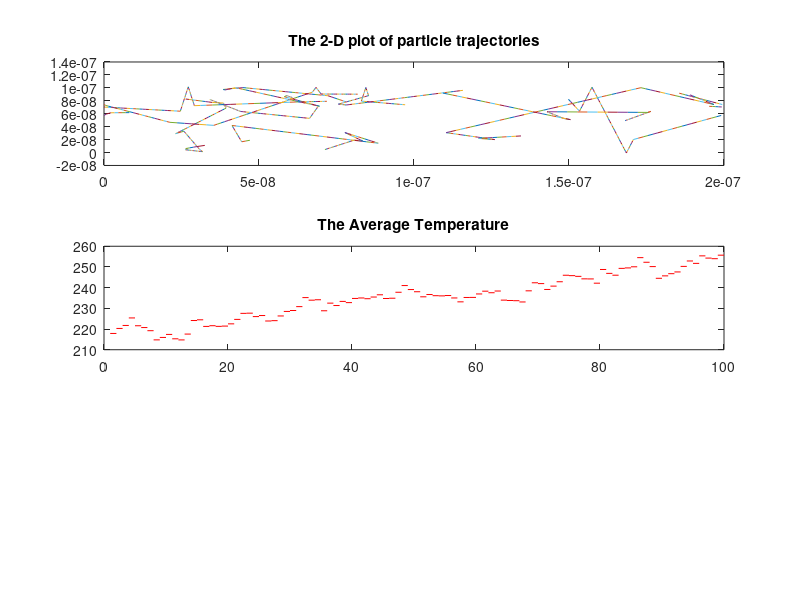
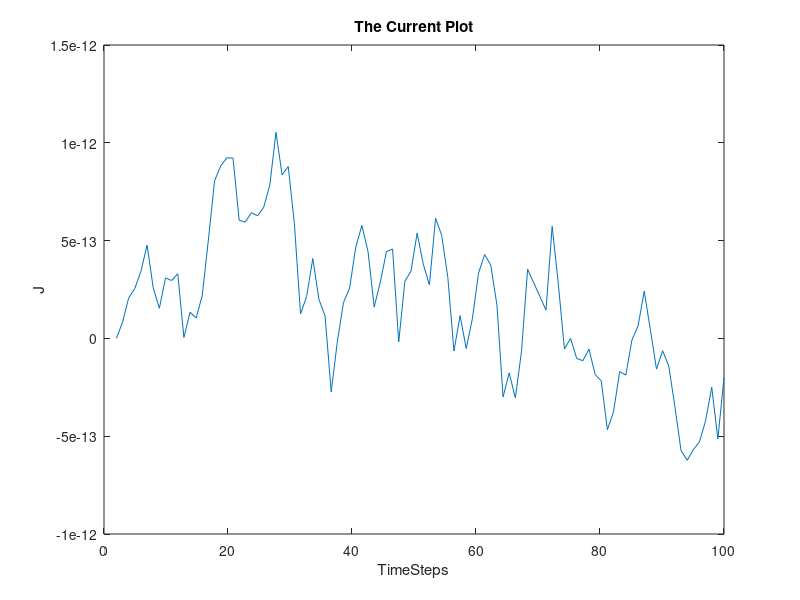
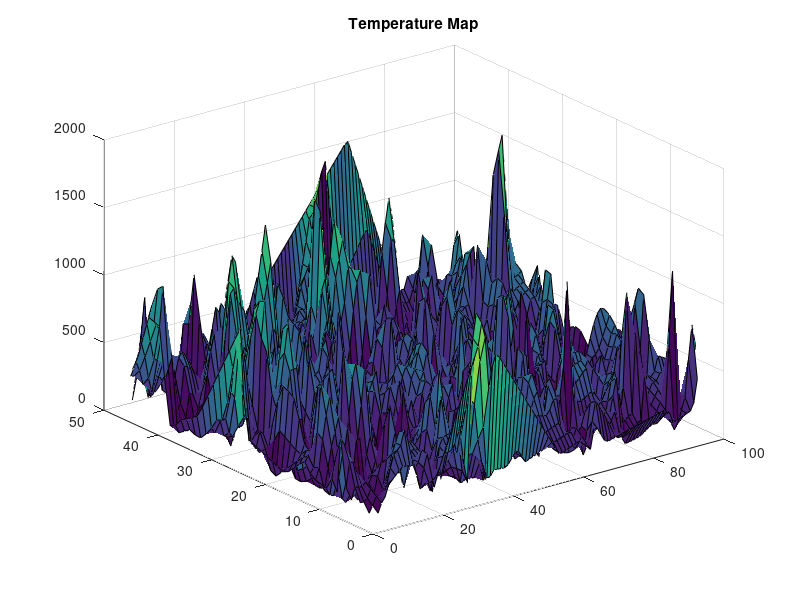

Source code (MATLAB) for these figures, in order:
clearvars
clearvars -GLOBAL
close all
set(0,'DefaultFigureWindowStyle', 'docked')


q = 1.60217662e-19; 
electron_conc = 1e15*100^2; 
m0 = 9.10938356e-31; 
effective_m = 0.26*m0; 
Temperature = 300; 
Boltz_const = 1.38064852e-23; 
Thermal_v = sqrt(2*Boltz_const*Temperature/effective_m); 



widithx = 200e-9; % width
lengthy = 100e-9; % length
time_step = lengthy/Thermal_v/100;
Voltageinx = 0.1; % 

%question a
electricfield = Voltageinx/widithx;
fprintf('The electric field of the charge is %0.2f V/m.\n',electricfield);
%question b
force= electricfield*q;
fprintf('The force on each electron is %0.2E. \n ',force);
%question c  a=f/m
acc= force/effective_m;
fprintf('The acceleration on each electron is %f .\n',acc);
timestep=100;
t_mn = 0.2e-12; 
dt=1e-14;
BoundaryX = 200e-9;                    % X boundary
BoundaryY = 100e-9;                    % Y boundary
n=1000;
T=300;
C.kb = 1.3806504e-23;
C.m_0 = 9.10938215e-31;             % electron mass
Em = 0.26 * C.m_0;                    % Mass of the Electron
vel= sqrt(2*C.kb*T/Em);
Pscat = 1 - exp(-(dt/t_mn));
ppx=rand(n,1)*BoundaryX;
ppy=rand(n,1)*BoundaryY;
vx=randn(n,1)*vel/sqrt(2);
vy=randn(n,1)*vel/sqrt(2);
randomvalue= randi(n,[10,1]);

 J = zeros(1,timestep-1);
for i=2:timestep
  % pxold=ppx;
    %pyold=ppy;
    
    st=Pscat> rand(n,1);
    vx(st)= randn(sum(st),1)*vel/sqrt(2);
    vy(st)=randn(sum(st),1)*vel/sqrt(2);
    pxold=ppx;
    pyold=ppy;
    ppx=pxold+ vx*dt;
    ppy=pyold+vy*dt;
    m=ppx<0;
    m1=ppx>BoundaryX;
    ppx(m) = ppx(m)+ BoundaryX;
    pxold(m)=BoundaryX;

    ppx(m1)=ppx(m1)- BoundaryX;
     pxold(m1)=0;
    k=ppy<0;
    k1=ppy>BoundaryY;
    vy(k)=-vy(k);
    vy(k1)=-vy(k1);
    
    %set colour
    myColors = ['r' 'b' 'g' 'y' 'm' ];
     myColorTyp = j;
    for j=1:10
        subplot(3,1,1);
        %title('The 2-D plot of particle trajectories');
       plot([pxold(randomvalue(j)) ppx(randomvalue(j))], [pyold(randomvalue(j)) ppy(randomvalue(j))]);
       hold on
    end
    pause(0.1)

    title('The 2-D plot of particle trajectories');
   
   average=(mean(sqrt((vx.^2) + (vy.^2))));
 
    %Tavgold=TemperatureAvg;
   TemperatureAvg = ((average.^2) * Em)/(2 * C.kb);
   Tavgold=TemperatureAvg;
  
    %TAvgp1 = TemperatureAvg;
   subplot(3,1,2);
   plot([i-1 i],[Tavgold TemperatureAvg],'r');
   xlim([0 timestep]);
   %ylim([0 400]);
   pause(0.1)
   hold on
   title('The Average Temperature');
    % J(i) = numElectrons * mean((average)) * q;
   J(i) = n * mean((vx)) * q;

end
% 
%question d
%current formula is J = vnqNy

figure(2)

plot(linspace(2,timestep,timestep),J);
title('The Current Plot');
ylabel('J');
xlabel('TimeSteps');
%question e
newaverage = sqrt(vx.^2 + vy.^2);
TemperatureAvgnew = (Em * (newaverage.^2))./(2 * C.kb);
TheppX = linspace(min(ppx), max(ppx), 100);
TheppY = linspace(min(ppy), max(ppy), 50);
[X,Y] = meshgrid(TheppX, TheppY);
Tsurf = griddata(ppx,ppy,TemperatureAvgnew,X,Y);
figure(3)
surf(Tsurf);%Tsurf
title('Temperature Map');

